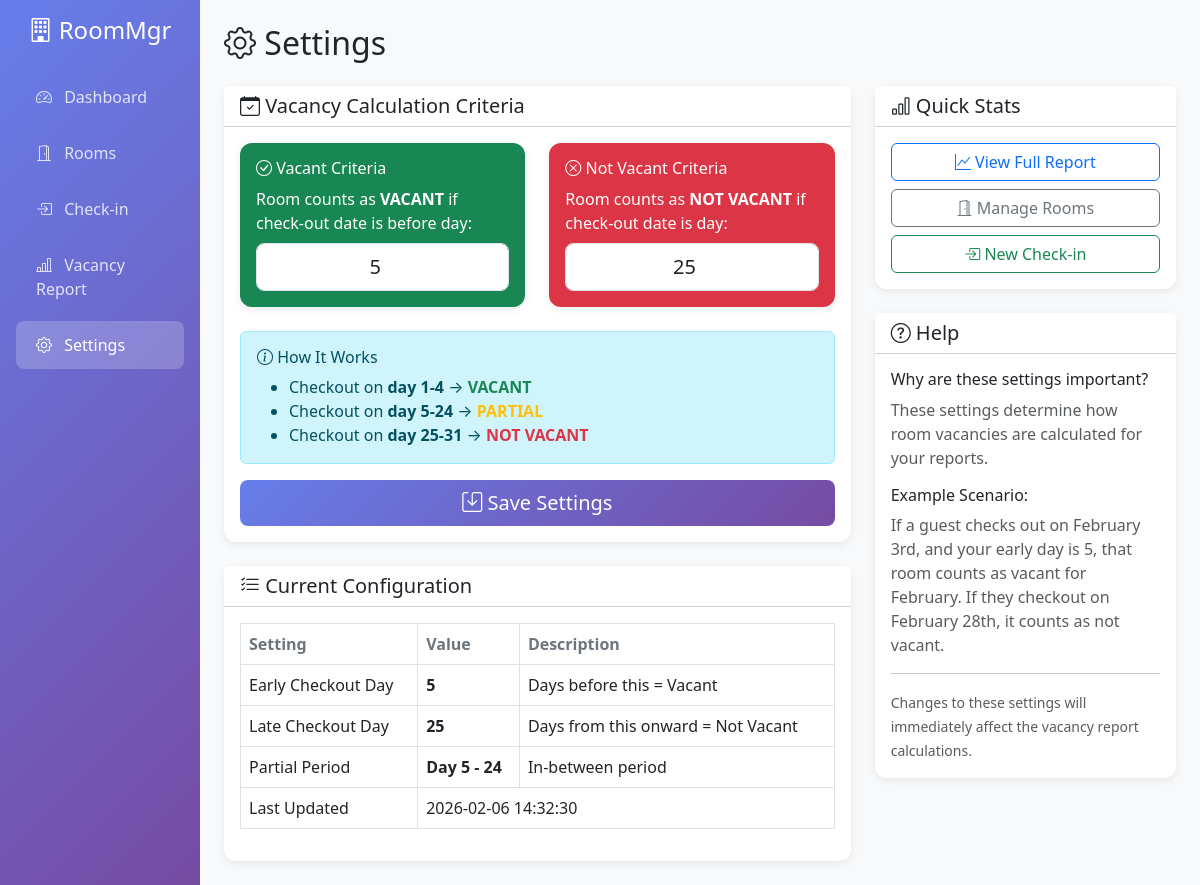
The page /settings on the database its author committed.
### models.py (models this page shows, shortened)
class VacancySettings(db.Model):
    id = db.Column(db.Integer, primary_key=True)
    early_checkout_day = db.Column(db.Integer, nullable=False, default=5)
    late_checkout_day = db.Column(db.Integer, nullable=False, default=25)
    created_at = db.Column(db.DateTime, default=datetime.utcnow, nullable=False)
    updated_at = db.Column(db.DateTime, default=datetime.utcnow, onupdate=datetime.utcnow, nullable=False)
    @staticmethod
    def get_settings():
        settings = VacancySettings.query.first()
        if not settings:
            settings = VacancySettings()
            db.session.add(settings)
            db.session.commit()
        return settings

### app.py (the view, shortened to what this page needs)
@app.route('/settings', methods=['GET', 'POST'])
def settings():
    settings = VacancySettings.get_settings()
    return render_template('settings.html', settings=settings)

### templates/settings.html
{% extends "base.html" %}
{% block content %}
<h2 class="mb-4"><i class="bi bi-gear"></i> Settings</h2>
<div class="row">
    <div class="col-md-8">
        <div class="card mb-4">
            <div class="card-header bg-white">
                <h5 class="mb-0"><i class="bi bi-calendar-check"></i> Vacancy Calculation Criteria</h5>
            </div>
            <div class="card-body">
                <form action="{{ url_for('settings') }}" method="POST">
                    <div class="row mb-4">
                        <div class="col-md-6">
                            <div class="card bg-success text-white">
                                <div class="card-body">
                                    <h6><i class="bi bi-check-circle"></i> Vacant Criteria</h6>
                                    <p class="mb-0">Room counts as <strong>VACANT</strong> if check-out date is before day:</p>
                                    <div class="mt-2">
                                        <input type="number" class="form-control form-control-lg text-center"
                                               name="early_checkout_day"
                                               value="{{ settings.early_checkout_day }}"
                                               min="1" max="28" required>
                                    </div>
                                </div>
                            </div>
                        </div>
                        <div class="col-md-6">
                            <div class="card bg-danger text-white">
                                <div class="card-body">
                                    <h6><i class="bi bi-x-circle"></i> Not Vacant Criteria</h6>
                                    <p class="mb-0">Room counts as <strong>NOT VACANT</strong> if check-out date is day:</p>
                                    <div class="mt-2">
                                        <input type="number" class="form-control form-control-lg text-center"
                                               name="late_checkout_day"
                                               value="{{ settings.late_checkout_day }}"
                                               min="1" max="31" required>
                                    </div>
                                </div>
                            </div>
                        </div>
                    </div>
                    <div class="alert alert-info">
                        <h6><i class="bi bi-info-circle"></i> How It Works</h6>
                        <ul class="mb-0">
                            <li>Checkout on <strong>day 1-{{ settings.early_checkout_day - 1 }}</strong> → <span class="text-success fw-bold">VACANT</span></li>
                            <li>Checkout on <strong>day {{ settings.early_checkout_day }}-{{ settings.late_checkout_day - 1 }}</strong> → <span class="text-warning fw-bold">PARTIAL</span></li>
                            <li>Checkout on <strong>day {{ settings.late_checkout_day }}-31</strong> → <span class="text-danger fw-bold">NOT VACANT</span></li>
                        </ul>
                    </div>
                    <div class="d-grid gap-2">
                        <button type="submit" class="btn btn-primary btn-lg">
                            <i class="bi bi-save"></i> Save Settings
                        </button>
                    </div>
                </form>
            </div>
        </div>
        <div class="card">
            <div class="card-header bg-white">
                <h5 class="mb-0"><i class="bi bi-list-check"></i> Current Configuration</h5>
            </div>
            <div class="card-body">
                <table class="table table-bordered">
                    <tr>
                        <th>Setting</th>
                        <th>Value</th>
                        <th>Description</th>
                    </tr>
                    <tr>
                        <td>Early Checkout Day</td>
                        <td><strong>{{ settings.early_checkout_day }}</strong></td>
                        <td>Days before this = Vacant</td>
                    </tr>
                    <tr>
                        <td>Late Checkout Day</td>
                        <td><strong>{{ settings.late_checkout_day }}</strong></td>
                        <td>Days from this onward = Not Vacant</td>
                    </tr>
                    <tr>
                        <td>Partial Period</td>
                        <td><strong>Day {{ settings.early_checkout_day }} - {{ settings.late_checkout_day - 1 }}</strong></td>
                        <td>In-between period</td>
                    </tr>
                    <tr>
                        <td>Last Updated</td>
                        <td colspan="2">{{ settings.updated_at.strftime('%Y-%m-%d %H:%M:%S') }}</td>
                    </tr>
                </table>
            </div>
        </div>
    </div>
    <div class="col-md-4">
        <div class="card mb-4">
            <div class="card-header bg-white">
                <h5 class="mb-0"><i class="bi bi-bar-chart"></i> Quick Stats</h5>
            </div>
            <div class="card-body">
                <a href="{{ url_for('vacancy_report') }}" class="btn btn-outline-primary w-100 mb-2">
                    <i class="bi bi-graph-up"></i> View Full Report
                </a>
                <a href="{{ url_for('rooms') }}" class="btn btn-outline-secondary w-100 mb-2">
                    <i class="bi bi-door-open"></i> Manage Rooms
                </a>
                <a href="{{ url_for('check_in') }}" class="btn btn-outline-success w-100">
                    <i class="bi bi-box-arrow-in-right"></i> New Check-in
                </a>
            </div>
        </div>
        <div class="card">
            <div class="card-header bg-white">
                <h5 class="mb-0"><i class="bi bi-question-circle"></i> Help</h5>
            </div>
            <div class="card-body">
                <h6>Why are these settings important?</h6>
                <p class="text-muted">
                    These settings determine how room vacancies are calculated for your reports.
                </p>
                <h6>Example Scenario:</h6>
                <p class="text-muted">
                    If a guest checks out on February 3rd, and your early day is 5,
                    that room counts as vacant for February. If they checkout on February 28th,
                    it counts as not vacant.
                </p>
                <hr>
                <p class="mb-0 text-muted">
                    <small>Changes to these settings will immediately affect the vacancy report calculations.</small>
                </p>
            </div>
        </div>
    </div>
</div>
{% endblock %}

### templates/base.html (style rules this page uses)
:root { --vacant-color: #28a745; --occupied-color: #dc3545; --partial-color: #ffc107; --not-vacant-color: #fd7e14; --future-color: #6c757d; }
body { background-color: #f8f9fa; }
.card { border: none; border-radius: 12px; box-shadow: 0 2px 8px rgba(0, 0, 0, 0.08); }
.btn-primary { background: linear-gradient(135deg, #667eea 0%, #764ba2 100%); border: none; }
.table th { border-top: none; font-weight: 600; color: #6c757d; }

### rows shown on the page
VacancySettings: early_checkout_day "5", late_checkout_day "25", settings.early_checkout_day-1 "4", settings.late_checkout_day-1 "24", updated_at "2026-02-06 14:32:30"
